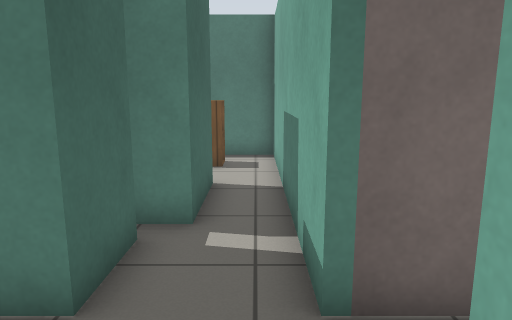
View 1 (above)

12 first-person views from a walk through a robot-simulator world made for Gazebo. The camera is 1.1 m above the floor, tilts 10° down and sees 70° across. Floor lines are 1 m apart. The floor is counted in squares, 0.5 m on a side. Each view is taken from the middle of a square. On the plan, view 1 faces up. The plan holds only what a view shows up to about 20 squares ahead; the rest is blank. Simple patterns stand in for the simulator's built-in surfaces.

View 2
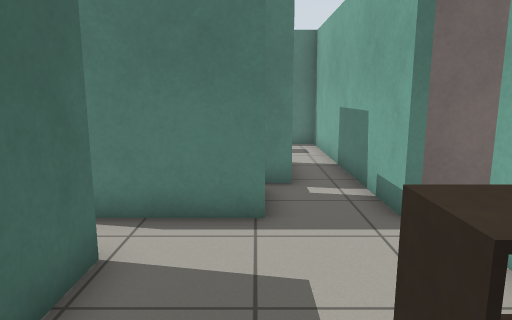

View 3
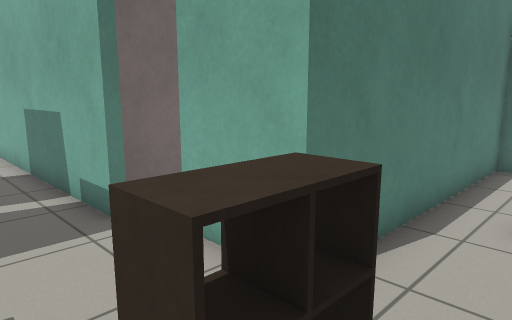

View 4
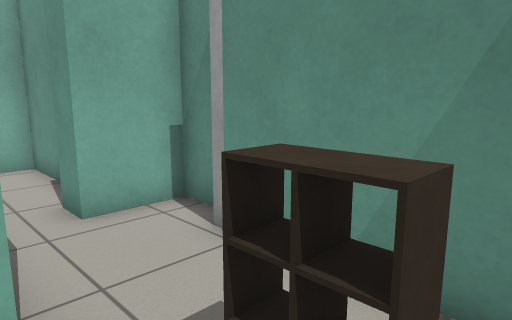

View 5
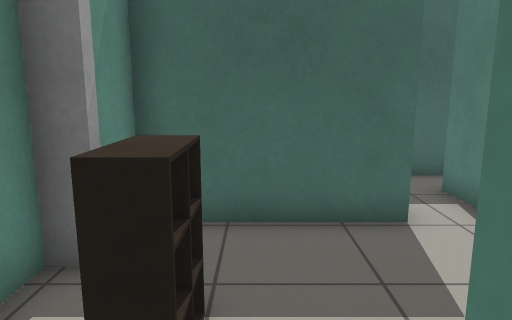

View 6
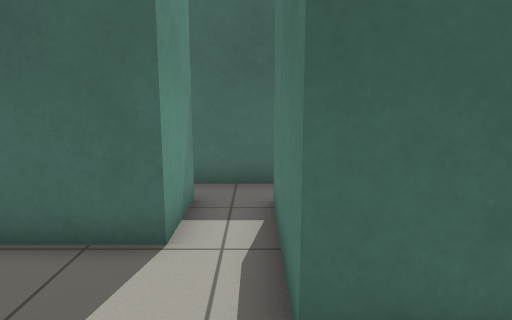

View 7
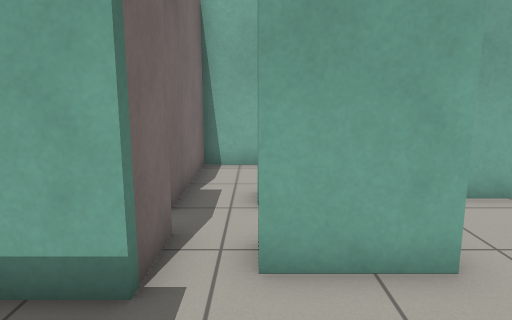

View 8
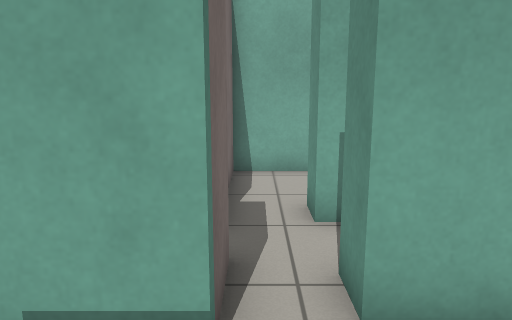

View 9
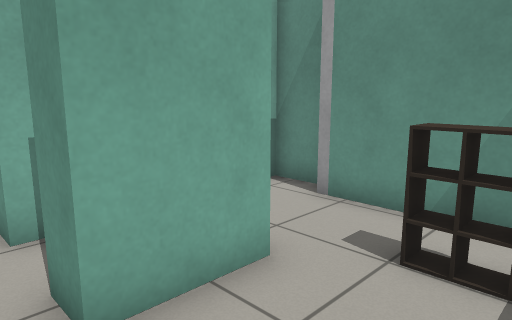

View 10
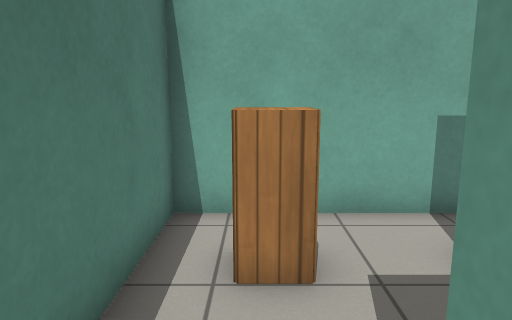

View 11
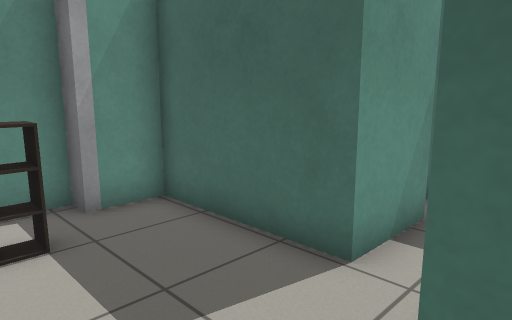

View 12
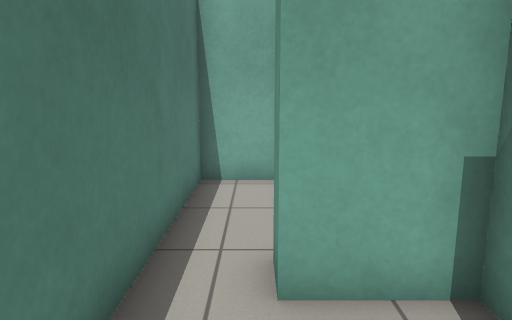

### Floor plan
Points are (right, up) in squares from view 1. A wall is a line through its corners. A room is listed if a view was taken in it or the views show most of it. See-through windows are left out.
Room 1 (views 1, 2, 3, 4, 5, 6, 7, 8, 9, 11, 12)
walls: (2.8, 3.4) (0.7, 3.4) (0.7, 13.6) (-2.5, 13.6); (-1.8, 5.4) (-1.8, 3.4) (-6.4, 3.4); (-6.7, 1.7) (-4.1, 1.7) (-4.1, -3) (-2.4, -3) (-2.4, -3.7) (2.9, -3.7); (3.1, -4.4) (4.7, -4.4) (4.7, -2.2) (5.8, -2.2); (-1.1, 9.1) (-1.1, 6.1) (-2.1, 6.1); (-8, 4.4) (-8, 1.1); (8, -3) (10.5, -3) (10.5, -0.5) (1.3, -0.5) (1.3, 2) (2.4, 2)
low walls: (-0.2, -1.5) (-0.2, -2.1) (-1.4, -2.1) (-1.4, -1.5) (-0.2, -1.5); (-0.2, -2.1) (-0.2, -1.5); (-0.8, -2.1) (-0.8, -1.5)
ways out: opening at (-1.5, 11.5) to room 2; opening at (-7, 4); opening at (2, 2.5)
objects: cabinet (-2, 12) to (-1, 12)
Room 2 (view 10)
walls: (-5, 11.2) (-4.5, 11.2); (-2.5, 13.6) (-4, 13.6)
ways out: opening at (-1.5, 11.5) to room 1

Where each view was taken, in squares from view 1:
view 1: 0 up, 0 right, facing up
view 2: 3 down, 2 left, facing up
view 3: 3 down, 2 left, facing up-right
view 4: 0 up, 2 left, facing down-right
view 5: 1 down, 2 right, facing left
view 6: 3 up, 1 right, facing left
view 7: 2 up, 3 left, facing right
view 8: 3 up, 2 left, facing right
view 9: 3 up, 2 left, facing down-right
view 10: 12 up, 6 left, facing right
view 11: 4 up, 0 right, facing down-left
view 12: 2 down, 1 right, facing right
